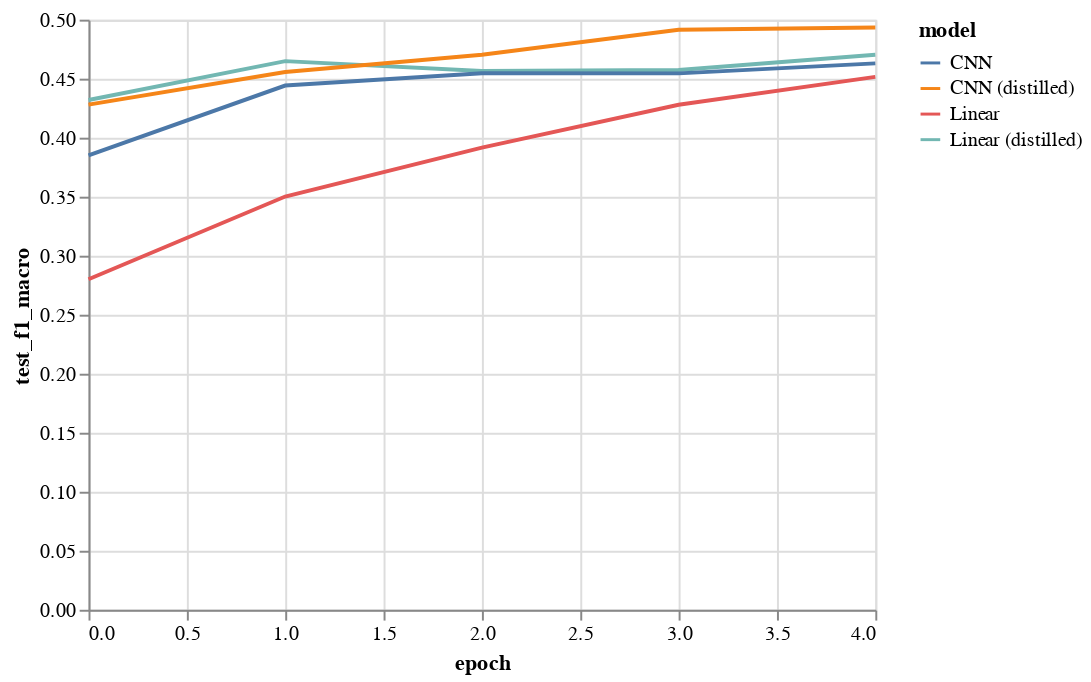

Notebook source saved alongside this figure:
### Code cell
alt.Chart(training_results).mark_line().encode(
    x="epoch:Q",
    y="test_f1_macro:Q",
    color="model"
)

### Figure 1 — Vega-Lite specification as saved in the notebook (floating-point values rounded to 4 significant figures)
{"config": {"view": {"continuousWidth": 400, "continuousHeight": 300}}, "data": {"name": "data-268ed0945b86b0e4461eb4f0b93e3443"}, "mark": "line", "encoding": {"color": {"type": "nominal", "field": "model"}, "x": {"type": "quantitative", "field": "epoch"}, "y": {"type": "quantitative", "field": "test_f1_macro"}}, "$schema": "https://vega.github.io/schema/vega-lite/v4.8.1.json", "datasets": {"data-268ed0945b86b0e4461eb4f0b93e3443": [{"epoch": 0, "train_loss": 1.518, "train_acc": 0.3274, "train_f1_macro": 0.3235, "test_loss": 1.504, "test_acc": 0.3584, "test_f1_macro": 0.2801, "model": "Linear"}, {"epoch": 1, "train_loss": 1.286, "train_acc": 0.4435, "train_f1_macro": 0.4363, "test_loss": 1.386, "test_acc": 0.4166, "test_f1_macro": 0.3502, "model": "Linear"}, {"epoch": 2, "train_loss": 1.203, "train_acc": 0.4884, "train_f1_macro": 0.4807, "test_loss": 1.331, "test_acc": 0.4408, "test_f1_macro": 0.3916, "model": "Linear"}, {"epoch": 3, "train_loss": 1.157, "train_acc": 0.5162, "train_f1_macro": 0.5086, "test_loss": 1.295, "test_acc": 0.4603, "test_f1_macro": 0.4279, "model": "Linear"}, {"epoch": 4, "train_loss": 1.131, "train_acc": 0.53, "train_f1_macro": 0.5226, "test_loss": 1.268, "test_acc": 0.4727, "test_f1_macro": 0.4515, "model": "Linear"}, {"epoch": 0, "train_loss": 2.157, "train_acc": 0.364, "train_f1_macro": 0.3674, "test_loss": 1.315, "test_acc": 0.4376, "test_f1_macro": 0.4319, "model": "Linear (distilled)"}, {"epoch": 1, "train_loss": 1.915, "train_acc": 0.4395, "train_f1_macro": 0.4437, "test_loss": 1.281, "test_acc": 0.4598, "test_f1_macro": 0.4649, "model": "Linear (distilled)"}, {"epoch": 2, "train_loss": 3.414, "train_acc": 0.442, "train_f1_macro": 0.4462, "test_loss": 1.295, "test_acc": 0.4524, "test_f1_macro": 0.4565, "model": "Linear (distilled)"}, {"epoch": 3, "train_loss": 1.905, "train_acc": 0.4536, "train_f1_macro": 0.4581, "test_loss": 1.276, "test_acc": 0.4533, "test_f1_macro": 0.4574, "model": "Linear (distilled)"}, {"epoch": 4, "train_loss": 1.464, "train_acc": 0.4785, "train_f1_macro": 0.4826, "test_loss": 1.259, "test_acc": 0.4655, "test_f1_macro": 0.4702, "model": "Linear (distilled)"}, {"epoch": 0, "train_loss": 1.556, "train_acc": 0.3088, "train_f1_macro": 0.3057, "test_loss": 1.365, "test_acc": 0.4036, "test_f1_macro": 0.3851, "model": "CNN"}, {"epoch": 1, "train_loss": 1.374, "train_acc": 0.3962, "train_f1_macro": 0.3908, "test_loss": 1.276, "test_acc": 0.4454, "test_f1_macro": 0.4442, "model": "CNN"}, {"epoch": 2, "train_loss": 1.286, "train_acc": 0.4388, "train_f1_macro": 0.4335, "test_loss": 1.238, "test_acc": 0.4617, "test_f1_macro": 0.4546, "model": "CNN"}, {"epoch": 3, "train_loss": 1.213, "train_acc": 0.4714, "train_f1_macro": 0.4667, "test_loss": 1.227, "test_acc": 0.4673, "test_f1_macro": 0.4545, "model": "CNN"}, {"epoch": 4, "train_loss": 1.154, "train_acc": 0.5019, "train_f1_macro": 0.4975, "test_loss": 1.224, "test_acc": 0.4739, "test_f1_macro": 0.463, "model": "CNN"}, {"epoch": 0, "train_loss": 2.293, "train_acc": 0.3311, "train_f1_macro": 0.3343, "test_loss": 1.298, "test_acc": 0.422, "test_f1_macro": 0.428, "model": "CNN (distilled)"}, {"epoch": 1, "train_loss": 1.491, "train_acc": 0.4168, "train_f1_macro": 0.4214, "test_loss": 1.237, "test_acc": 0.449, "test_f1_macro": 0.4556, "model": "CNN (distilled)"}, {"epoch": 2, "train_loss": 1.21, "train_acc": 0.4516, "train_f1_macro": 0.4553, "test_loss": 1.211, "test_acc": 0.4641, "test_f1_macro": 0.4703, "model": "CNN (distilled)"}, {"epoch": 3, "train_loss": 1.033, "train_acc": 0.4728, "train_f1_macro": 0.4758, "test_loss": 1.181, "test_acc": 0.488, "test_f1_macro": 0.4915, "model": "CNN (distilled)"}, {"epoch": 4, "train_loss": 0.9198, "train_acc": 0.4845, "train_f1_macro": 0.4869, "test_loss": 1.171, "test_acc": 0.4903, "test_f1_macro": 0.4933, "model": "CNN (distilled)"}]}}
